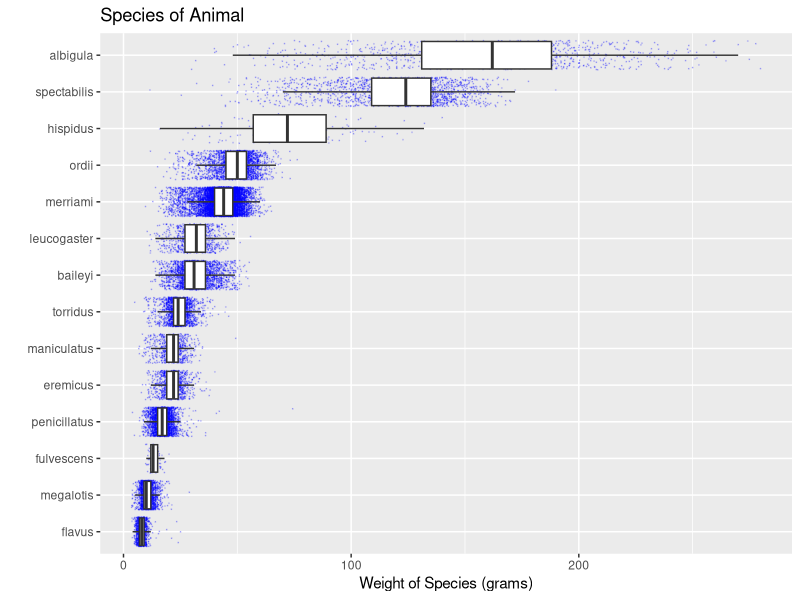
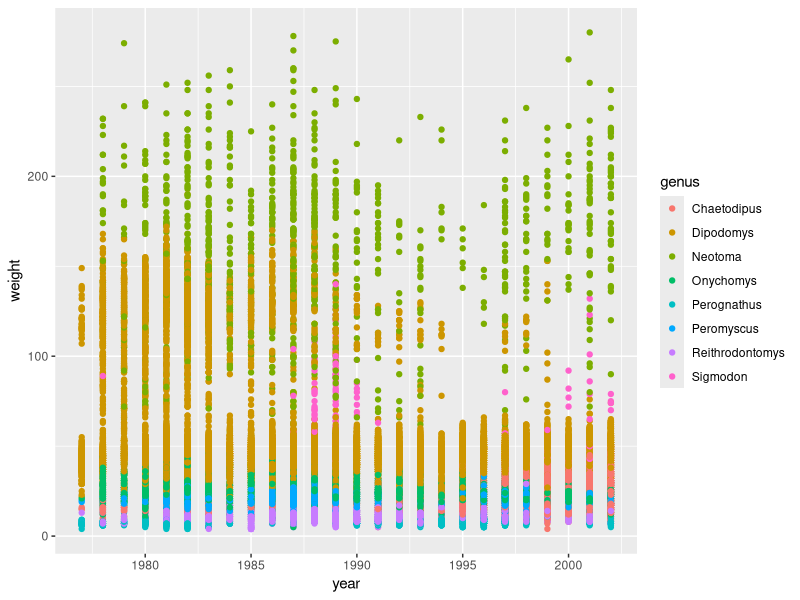
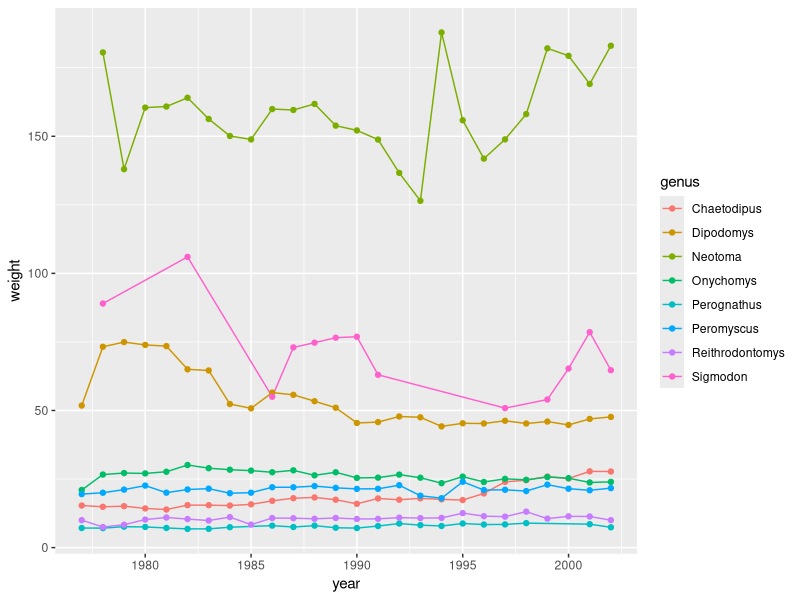
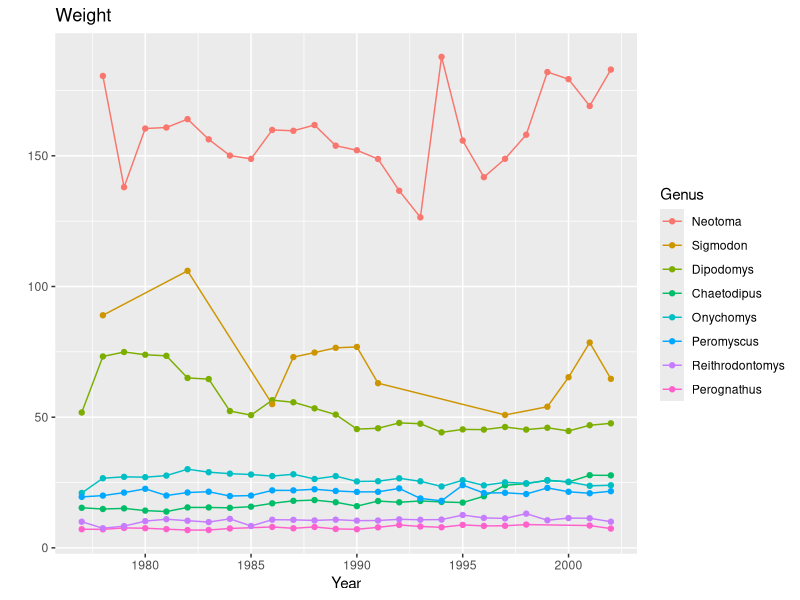
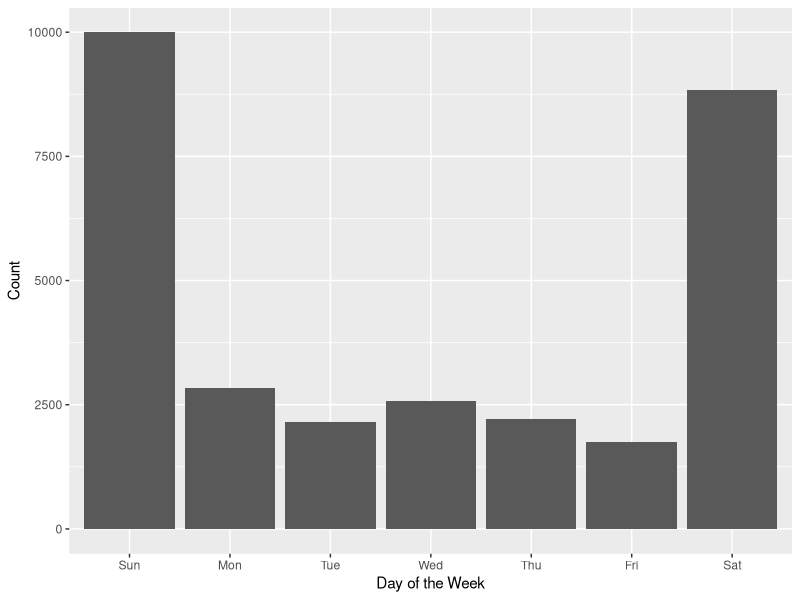
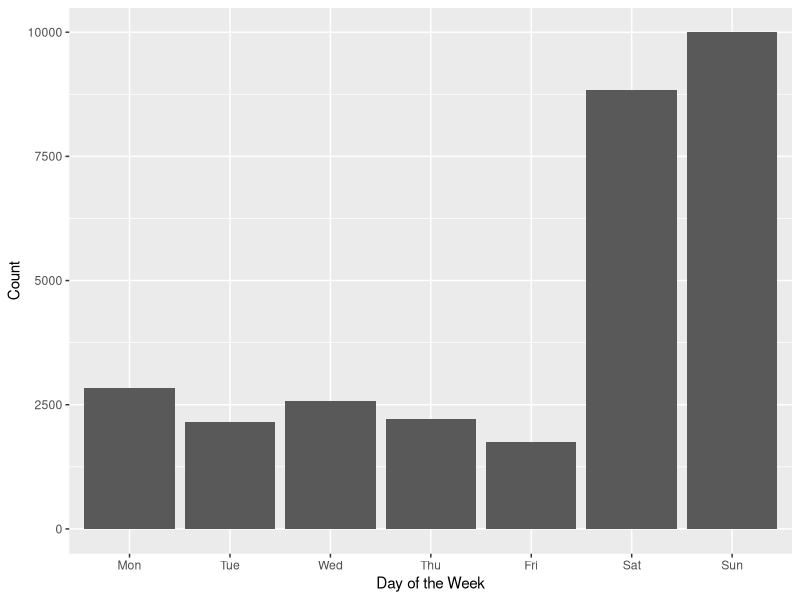
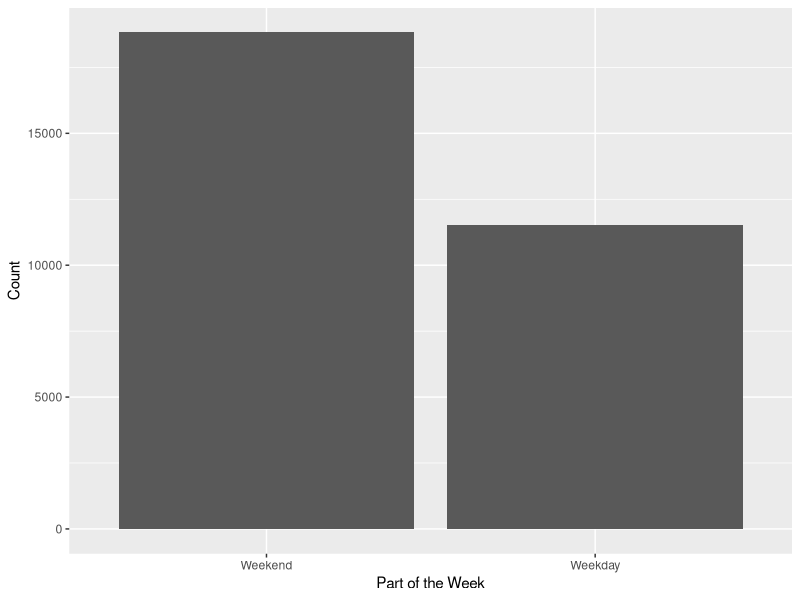

Source code (R) for these figures, in order:
## ---- chunk 1
#| label: loading in libraries
#| message: false

library(tidyverse)
library(here)
library(forcats)
library(lubridate)

## ---- chunk 2
#| label: reorder boxplots by descending weights
#| message: false

surveys <- read_csv(here::here("supporting_artifacts", "learning_targets", "surveys.csv"))

surveys_reorder <- surveys |> 
  mutate(species = factor(species),
         species = fct_reorder(species, weight, .desc = FALSE))

ggplot(data = surveys_reorder,
       mapping = aes(x = weight, 
                     y = species)) +
  geom_jitter(size = .02, 
              color = "blue", 
              alpha = 0.2) +
  geom_boxplot(outlier.shape = NA) +
  labs(x = "Weight of Species (grams)", 
       y = "") +
  ggtitle("Species of Animal")      # fixing y-axis label

## ---- chunk 3
#| label: q2.1
#| warning: false

ggplot(data = surveys,
       mapping = aes(x = year, 
                     y = weight, 
                     color = genus)) +
  geom_point()

## ---- chunk 4
#| label: q2.2
#| warning: false

surveys_year_avg <- surveys |> 
  group_by(genus, year) |> 
  summarise(weight = mean(weight))

ggplot(data = surveys_year_avg,
       mapping = aes(x = year, 
                     y = weight, 
                     color = genus)) +
  geom_line() +
  geom_point()

## ---- chunk 5
#| label: q2.3

ggplot(data = surveys_year_avg,
       mapping = aes(x = year, 
                     y = weight, 
                     color = fct_reorder2(genus, 
                                          year, 
                                          weight, 
                                          .desc = TRUE))) +
  geom_line() +
  geom_point() +
  labs(color = "Genus") +
  ggtitle("Weight") +
  labs(x = "Year", 
       y = "")

## ---- chunk 6
#| label: q3.1

surveys_days <- surveys |> 
  mutate(week_day = wday(date, 
                         label = TRUE)) |> 
  filter(!is.na(week_day))

ggplot(data = surveys_days,
       mapping = aes(x = week_day)) +
  geom_bar(stat = 'count') +
  labs(x = "Day of the Week", 
       y = "Count")

## ---- chunk 7
#| label: q3.2

ggplot(data = surveys_days,
       mapping = aes(x = fct_relevel(week_day, 
                                     c("Mon", 
                                       "Tue", 
                                       "Wed", 
                                       "Thu", 
                                       "Fri",
                                       "Sat", 
                                       "Sun")))) +
  geom_bar(stat = 'count') +
  labs(x = "Day of the Week", 
       y = "Count")
## ---- chunk 8
#| label: q3.3

ggplot(data = surveys_days,
       mapping = aes(x = fct_collapse(week_day,
                                      Weekday = c("Mon", 
                                                  "Tue", 
                                                  "Wed", 
                                                  "Thu", 
                                                  "Fri"),
                                      Weekend = c("Sat", 
                                                  "Sun")))) +
  geom_bar(stat = 'count') +
  labs(x = "Part of the Week", 
       y = "Count")
